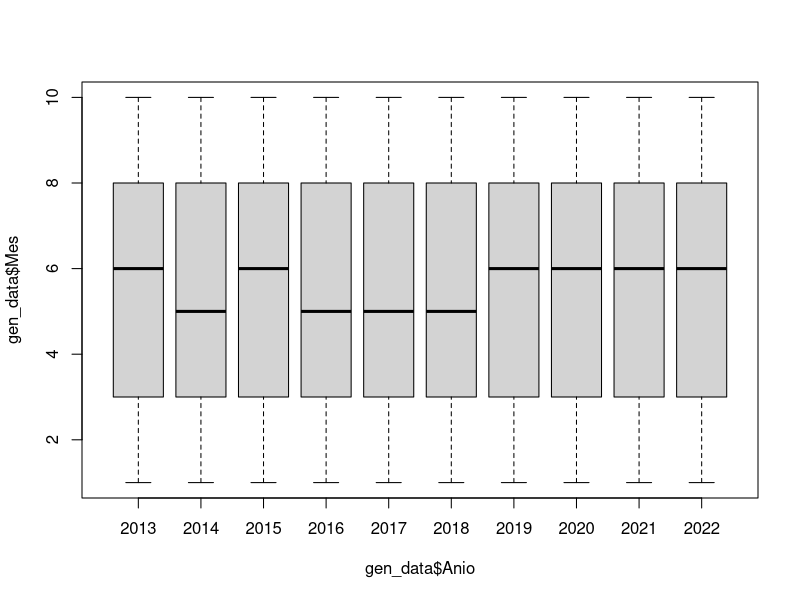
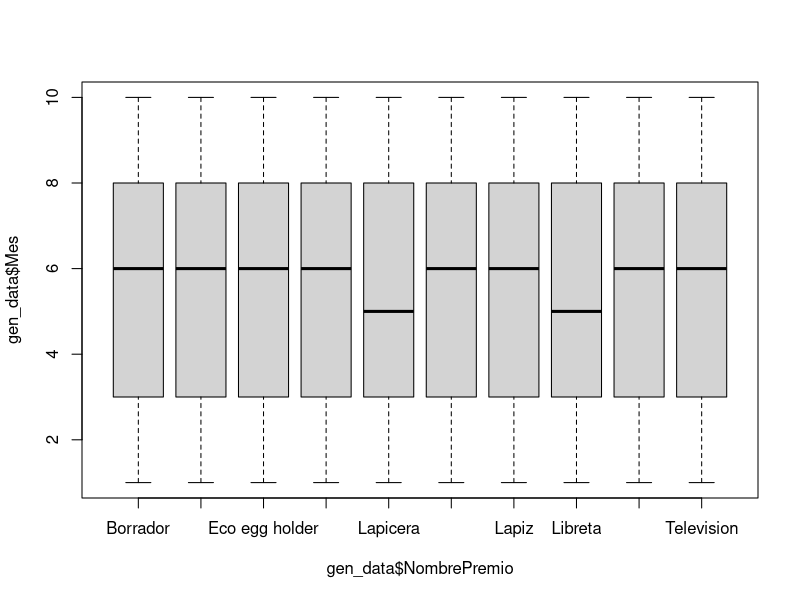
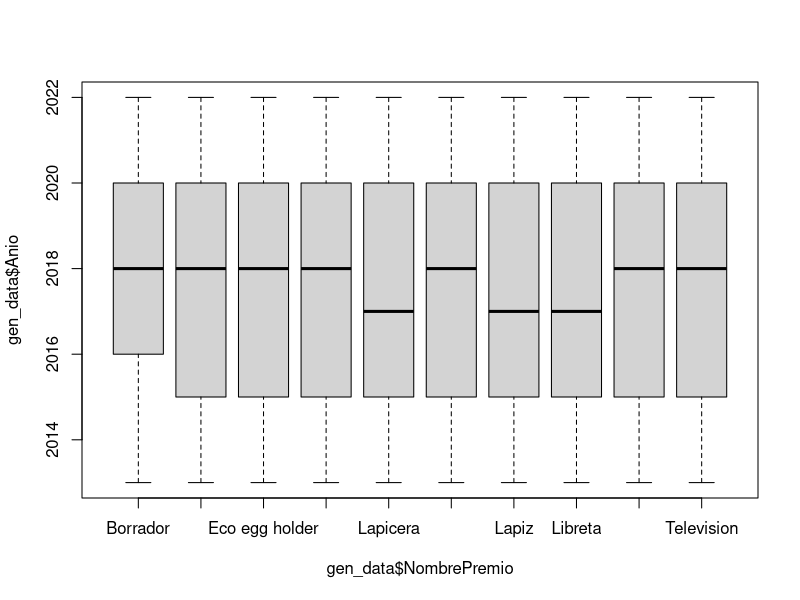

Here is the R script that generated these plots, in order:
# 1 = Altas, 2 = Medias, 3 = Bajas
ventas = factor(c(1, 2, 3))

NomPremio = c("Lapiz", "Borrador", "Lapicera", "Jarra", "Telefono", "Lapicero", "Libreta", "Colores", "Eco egg holder", "Television")

NombrePremio <- factor(NomPremio)

pre_data <- data.frame(
  Key = 1:10,
  NombrePremio,
  Valor = c(10, 20, 50, 120, 125, 175, 210, 350, 12, 129),
  Mes = c(1, 2, 3, 4, 5, 6, 7, 8, 9, 10),
  Anio = c(2013, 2014, 2015, 2016, 2017, 2018, 2019, 2020, 2021, 2022)
)

gen_data <- function(no_of_recs) {
  
  Key = sample(pre_data$Key, no_of_recs, replace = T)
  
  NombrePremio = pre_data[Key,]$NombrePremio
  Valor = pre_data[Key,]$Valor
  Mes = sample(pre_data$Mes, no_of_recs, replace = T)
  Anio = sample(pre_data$Anio, no_of_recs, replace = T)
  Ventas = sample(ventas, no_of_recs, replace = T)
  
  dataValors <- data.frame(
    Key = Key,
    NombrePremio = NombrePremio,
    Ventas = Ventas,
    Valor = Valor,
    Mes = Mes,
    Anio = Anio
  )
  
  return(dataValors)
}

gen_data <- gen_data(5000)

head(gen_data, n = 5)

tail(gen_data, n = 5)

str(gen_data)

library(psych)

describe(gen_data)

summary(gen_data)

boxplot(gen_data$Mes~gen_data$Anio, data = gen_data)

boxplot(gen_data$Mes~gen_data$NombrePremio, data = gen_data)

boxplot(gen_data$Anio~gen_data$NombrePremio, data = gen_data)

set.seed(2020)
muestra       <- sample(1:5000, 2700)
entrenamiento <- gen_data[muestra,]
prueba        <- gen_data[-muestra,]

dim(entrenamiento)[1]
dim(prueba)[1]

tester <- data.frame(
  Key = c(2, 8), # 2 = Borrador, 8 = Colores
  Valor = c(20, 350),
  Mes = c(10, 5),
  Anio = c(2016, 2022)
)

library(class)
modelo <- knn(train = entrenamiento[,-2:-3], test=tester, cl = entrenamiento$Ventas, k=5)
modelo

